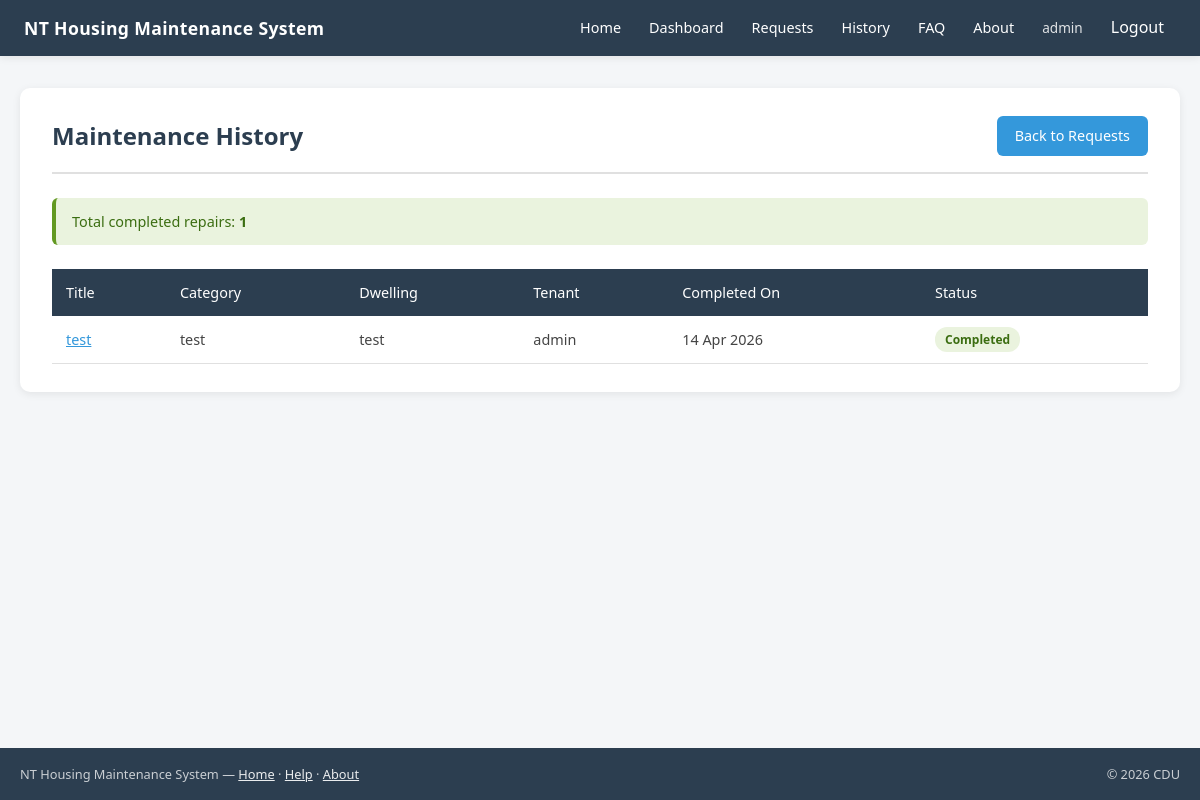
Before: /history/ (signed in) with the older database file.
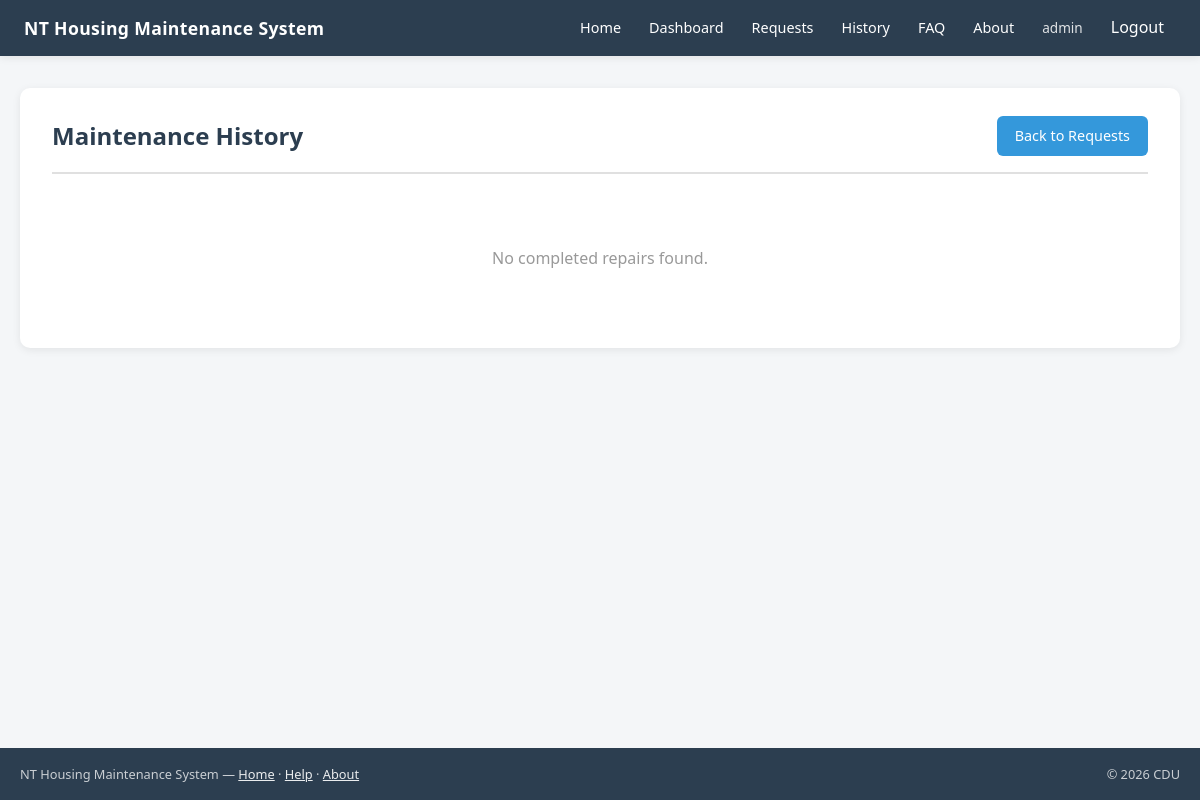
After: the same page with the newer database file.
### housing/models.py (models this page shows, shortened)
class RepairRequest(models.Model):
    STATUS_CHOICES = [
        ("pending", "Pending"),
        ("in_progress", "In Progress"),
        ("completed", "Completed"),
    ]
    objects = RepairRequestQuerySet.as_manager()
    dwelling = models.ForeignKey(Dwelling, on_delete=models.CASCADE)
    tenant = models.ForeignKey(Tenant, on_delete=models.CASCADE)
    category = models.ForeignKey(Category, on_delete=models.CASCADE)
    created_by = models.ForeignKey(
        User,
        on_delete=models.CASCADE,
        related_name="repair_requests",
        null=True,
        blank=True,
    )
    title = models.CharField(max_length=200)
    description = models.TextField()
    status = models.CharField(
        max_length=20,
        choices=STATUS_CHOICES,
        default="pending",
    )
    created_at = models.DateTimeField(auto_now_add=True)
    updated_at = models.DateTimeField(auto_now=True)

class Category(models.Model):
    name = models.CharField(max_length=100)

class Dwelling(models.Model):
    DWELLING_TYPE_CHOICES = [
        ("house", "House"),
        ("unit", "Unit"),
        ("town_house", "Town House"),
        ("granny_flat", "Granny Flat"),
        ("room", "Room"),
    ]
    community = models.ForeignKey(Community, on_delete=models.CASCADE)
    address = models.CharField(max_length=255)
    dwelling_code = models.CharField(max_length=50)
    dwelling_type = models.CharField(
        max_length=20,
        choices=DWELLING_TYPE_CHOICES,
        default="unit",
    )

class Tenant(models.Model):
    user = models.OneToOneField(User, on_delete=models.CASCADE)
    dwelling = models.ForeignKey(Dwelling, on_delete=models.CASCADE)

### housing/views.py (the view)
class MaintenanceHistoryView(LoginRequiredMixin, RepairRequestAccessMixin, ListView):
    model = RepairRequest
    template_name = "housing/maintenance_history.html"
    context_object_name = "completed_requests"
    login_url = "/login/"
    def get_queryset(self):
        return (
            self.get_accessible_requests()
            .completed()
            .with_update_count()
            .order_by("-updated_at")
        )

### housing/models.py (called while the page is built)
    def completed(self):
        return self.filter(status="completed")

    def with_update_count(self):
        return self.annotate(update_count=Count("updates"))

### housing/services.py (called while the page is built)
    @staticmethod
    def is_staff_or_superuser(user):
        return (
            user.is_authenticated
            and (
                user.is_staff
                or user.is_superuser
            )
        )

### housing/views.py (called while the page is built)
    def get_accessible_requests(self):
        if PermissionService.is_staff_or_superuser(self.request.user):
            return RepairRequest.objects.all()
        return RepairRequest.objects.filter(
            Q(created_by=self.request.user) |
            Q(tenant__user=self.request.user)
        ).distinct()

### housing/templates/housing/maintenance_history.html (shortened to what this page needs)
{% extends "housing/base.html" %}
{% block content %}
<div class="container">
    <div class="page-card">
        <div class="page-header">
            <h1>Maintenance History</h1>
            <a href="{% url 'repair-request-list' %}" class="btn btn-primary">Back to Requests</a>
        </div>
        {% if completed_requests %}
            <div class="summary-bar">
                Total completed repairs: <strong>{{ completed_requests|length }}</strong>
            </div>
            <div class="table-wrap">
                <table class="data-table">
                    <thead>
                        <tr>
                            <th>Title</th>
                            <th>Category</th>
                            <th>Dwelling</th>
                            <th>Tenant</th>
                            <th>Completed On</th>
                            <th>Status</th>
                        </tr>
                    </thead>
                    <tbody>
                        {% for repair in completed_requests %}
                        <tr>
                            <td>
                                <a href="{% url 'repair-request-detail' repair.pk %}">{{ repair.title }}</a>
                            </td>
                            <td>{{ repair.category.name }}</td>
                            <td>{{ repair.dwelling.address }}</td>
                            <td>{{ repair.tenant.user.username }}</td>
                            <td>{{ repair.updated_at|date:"d M Y" }}</td>
                            <td><span class="badge badge-completed">Completed</span></td>
                        </tr>
                        {% endfor %}
                    </tbody>
                </table>
            </div>
        {% else %}
            <div class="empty-state">
                <p>No completed repairs found.</p>
            </div>
        {% endif %}
    </div>
</div>
{% endblock %}

Changed rows visible on the page:
removed RepairRequest: title "test", category.name "test", dwelling.address "test", tenant.user.username "admin", updated_at "14 Apr 2026"
Other visible differences:
{{ completed_requests|length }}: "1" → (not shown)
text no longer shown: "Total completed repairs: Title Category Dwelling Tenant Completed On Status"
text now shown: "No completed repairs found."
